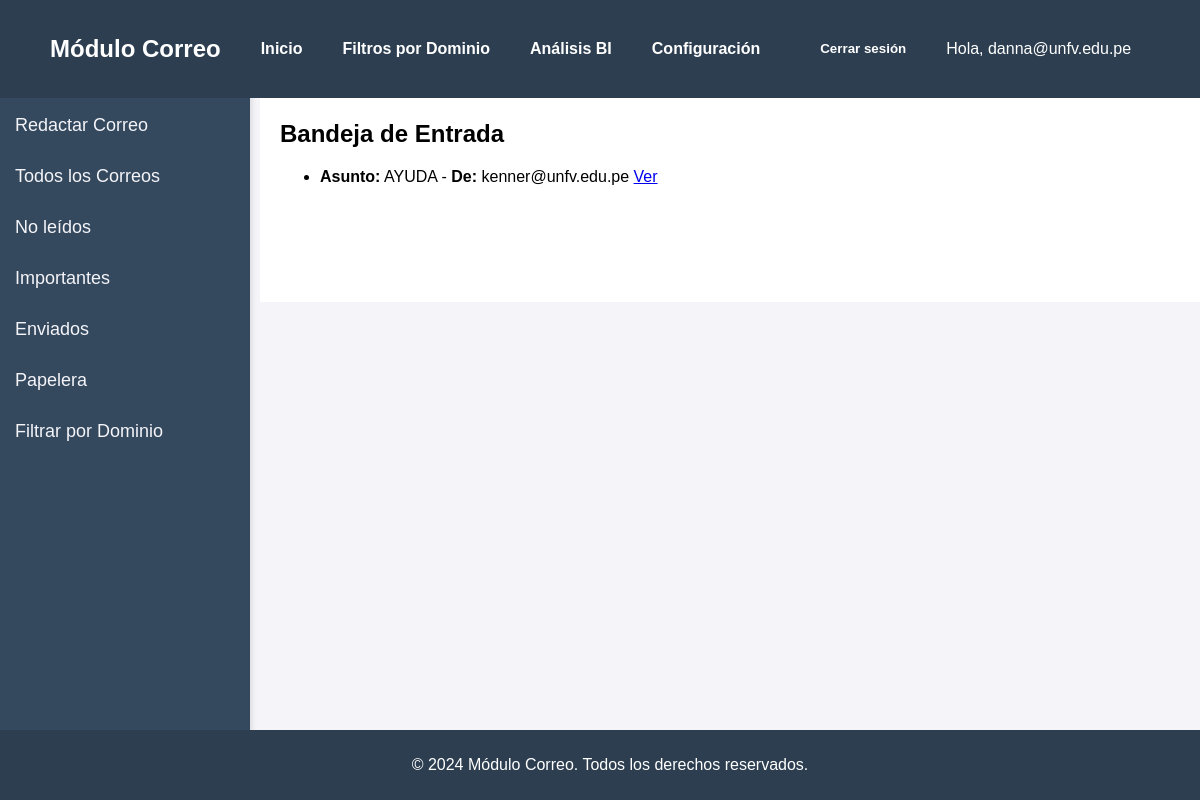
The page /home/inbox/ (signed in) on the database as committed earlier.
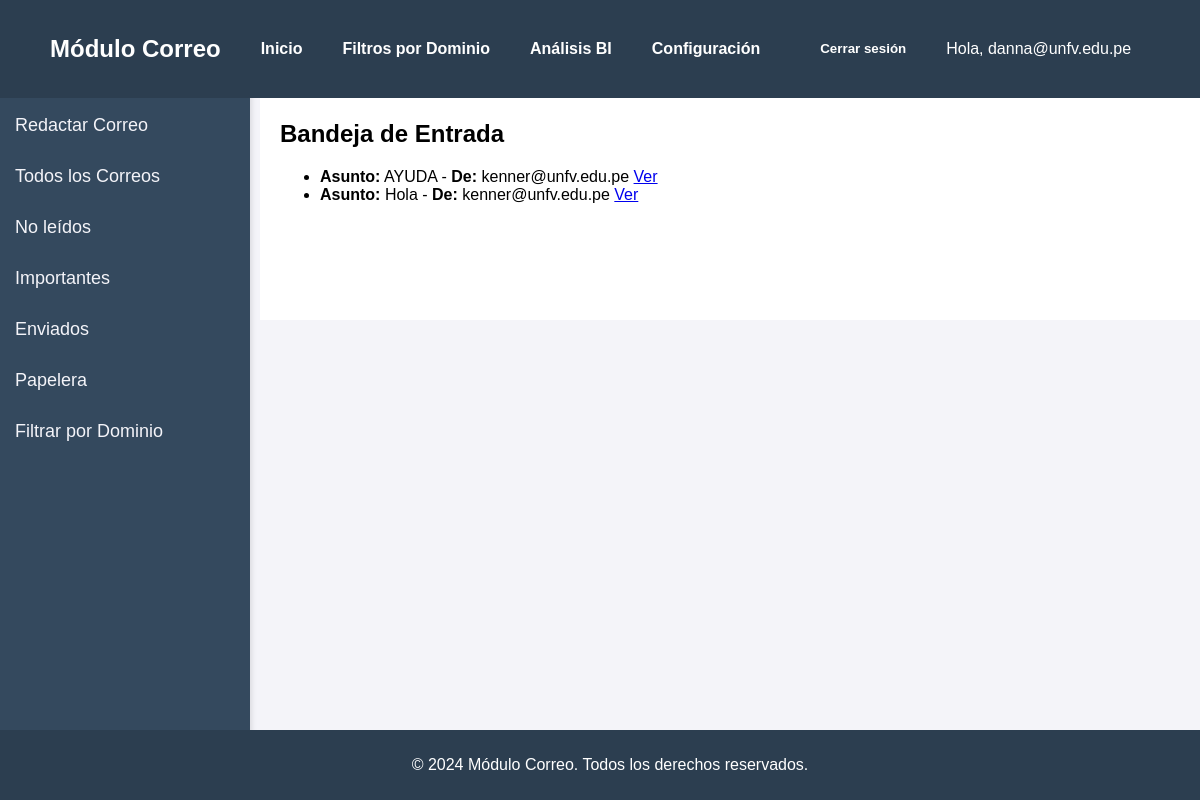
The same page on the database as committed later.
### emails/models.py (models this page shows, shortened)
class Correo(models.Model):
    remitente = models.ForeignKey(User, on_delete=models.CASCADE, related_name="enviados")
    destinatario = models.ForeignKey(User, on_delete=models.CASCADE, related_name="correos_recibidos")  # Mantienes la relación ManyToMany
    asunto = models.CharField(max_length=200)
    contenido = models.TextField()
    fecha_envio = models.DateTimeField(auto_now_add=True)
    eliminado_por_remitente = models.BooleanField(default=False)  # Nuevo campo
    eliminado_por_destinatario = models.BooleanField(default=False)

### emails/views.py (the view)
# urls.py: path('inbox/', views.inbox_view, name='inbox'),
@login_required  # Asegura que solo usuarios autenticados puedan acceder
def inbox_view(request):
    correos_recibidos = Correo.objects.filter(destinatario=request.user,eliminado_por_destinatario=False)
    return render(request, 'emails/inbox.html', {'correos_recibidos': correos_recibidos})

### Templates/emails/inbox.html
{% extends 'emails/base.html' %}
{% block content %}
  <h2>Bandeja de Entrada</h2>
  <ul>
    {% for correo in correos_recibidos %}
      <li>
        <strong>Asunto:</strong> {{ correo.asunto }} - <strong>De:</strong> {{ correo.remitente.username }}
        <a href="{% url 'ver_correo' correo.id %}">Ver</a>
      </li>
    {% empty %}
      <li>No tienes correos.</li>
    {% endfor %}
  </ul>
{% endblock %}

Rows that differ between the two databases and show on the page:
added Correo: asunto "Hola", remitente.username "kenner@unfv.edu.pe"
